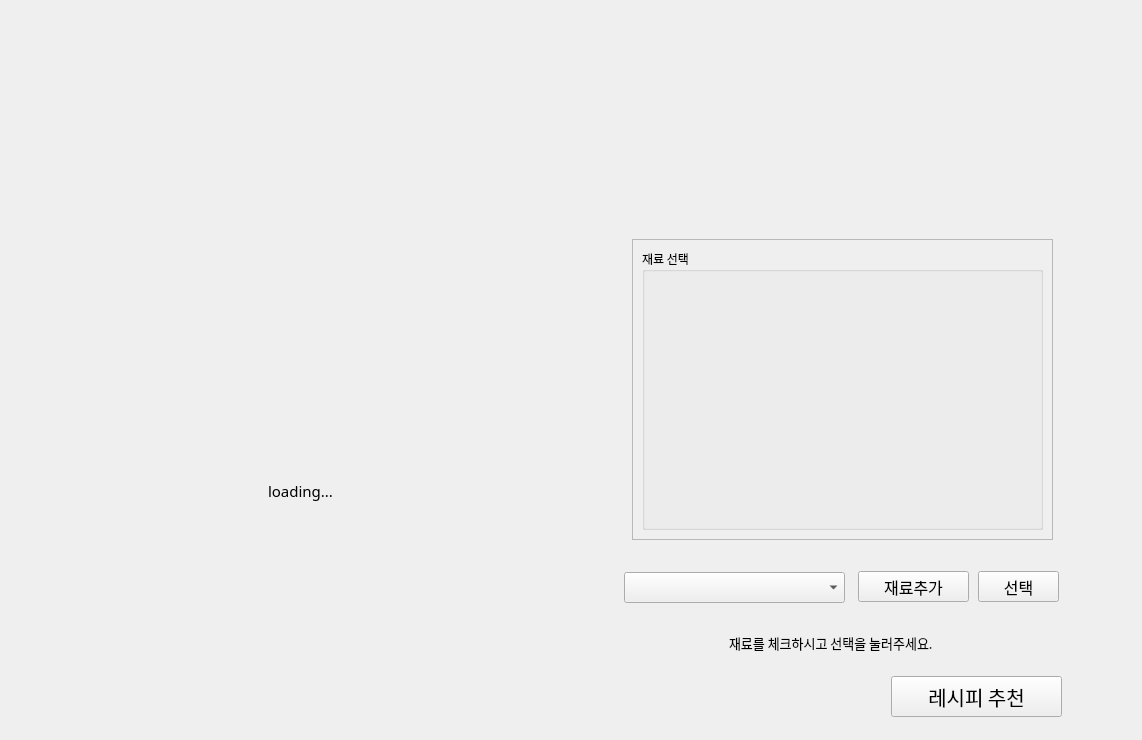
<?xml version="1.0" encoding="UTF-8"?>
<ui version="4.0">
 <class>Form</class>
 <widget class="QWidget" name="Form">
  <property name="geometry">
   <rect>
    <x>0</x>
    <y>0</y>
    <width>1142</width>
    <height>740</height>
   </rect>
  </property>
  <property name="windowTitle">
   <string>Form</string>
  </property>
  <widget class="QPushButton" name="btn_recipe">
   <property name="geometry">
    <rect>
     <x>891</x>
     <y>676</y>
     <width>171</width>
     <height>41</height>
    </rect>
   </property>
   <property name="font">
    <font>
     <family>배달의민족 도현</family>
     <pointsize>15</pointsize>
     <weight>50</weight>
     <bold>false</bold>
    </font>
   </property>
   <property name="text">
    <string>레시피 추천</string>
   </property>
  </widget>
  <widget class="QWidget" name="gridLayoutWidget">
   <property name="geometry">
    <rect>
     <x>80</x>
     <y>280</y>
     <width>441</width>
     <height>421</height>
    </rect>
   </property>
   <layout class="QGridLayout" name="gridLayout">
    <item row="0" column="0">
     <widget class="QLabel" name="lbl_image">
      <property name="sizePolicy">
       <sizepolicy hsizetype="Expanding" vsizetype="Expanding">
        <horstretch>0</horstretch>
        <verstretch>0</verstretch>
       </sizepolicy>
      </property>
      <property name="font">
       <font>
        <family>배달의민족 도현</family>
        <pointsize>11</pointsize>
       </font>
      </property>
      <property name="text">
       <string>loading...</string>
      </property>
      <property name="scaledContents">
       <bool>true</bool>
      </property>
      <property name="alignment">
       <set>Qt::AlignCenter</set>
      </property>
     </widget>
    </item>
   </layout>
  </widget>
  <widget class="QPushButton" name="btn_add">
   <property name="geometry">
    <rect>
     <x>858</x>
     <y>571</y>
     <width>111</width>
     <height>31</height>
    </rect>
   </property>
   <property name="font">
    <font>
     <family>배달의민족 도현</family>
     <pointsize>12</pointsize>
     <weight>50</weight>
     <bold>false</bold>
    </font>
   </property>
   <property name="text">
    <string>재료추가</string>
   </property>
  </widget>
  <widget class="QScrollArea" name="scrollArea">
   <property name="geometry">
    <rect>
     <x>632</x>
     <y>239</y>
     <width>421</width>
     <height>301</height>
    </rect>
   </property>
   <property name="widgetResizable">
    <bool>true</bool>
   </property>
   <widget class="QWidget" name="scrollAreaWidgetContents">
    <property name="geometry">
     <rect>
      <x>0</x>
      <y>0</y>
      <width>419</width>
      <height>299</height>
     </rect>
    </property>
    <layout class="QVBoxLayout" name="verticalLayout">
     <item>
      <widget class="QGroupBox" name="groupBox">
       <property name="font">
        <font>
         <family>배달의민족 도현</family>
        </font>
       </property>
       <property name="title">
        <string>재료 선택</string>
       </property>
       <layout class="QFormLayout" name="formLayout_2">
        <item row="0" column="0">
         <layout class="QFormLayout" name="formLayout"/>
        </item>
       </layout>
      </widget>
     </item>
    </layout>
   </widget>
  </widget>
  <widget class="QPushButton" name="btn_select">
   <property name="geometry">
    <rect>
     <x>978</x>
     <y>571</y>
     <width>81</width>
     <height>31</height>
    </rect>
   </property>
   <property name="font">
    <font>
     <family>배달의민족 도현</family>
     <pointsize>12</pointsize>
     <weight>50</weight>
     <bold>false</bold>
    </font>
   </property>
   <property name="text">
    <string>선택</string>
   </property>
  </widget>
  <widget class="QLabel" name="lbl_out">
   <property name="geometry">
    <rect>
     <x>729</x>
     <y>632</y>
     <width>331</width>
     <height>21</height>
    </rect>
   </property>
   <property name="font">
    <font>
     <family>배달의민족 도현</family>
     <pointsize>10</pointsize>
    </font>
   </property>
   <property name="text">
    <string>재료를 체크하시고 선택을 눌러주세요.</string>
   </property>
  </widget>
  <widget class="QComboBox" name="cb_jaeryo">
   <property name="geometry">
    <rect>
     <x>624</x>
     <y>572</y>
     <width>221</width>
     <height>31</height>
    </rect>
   </property>
   <property name="font">
    <font>
     <family>배달의민족 도현</family>
     <weight>50</weight>
     <bold>false</bold>
    </font>
   </property>
  </widget>
  <widget class="QLabel" name="label">
   <property name="geometry">
    <rect>
     <x>0</x>
     <y>-1</y>
     <width>1141</width>
     <height>751</height>
    </rect>
   </property>
   <property name="text">
    <string/>
   </property>
   <property name="pixmap">
    <pixmap>real_bg.png</pixmap>
   </property>
   <property name="scaledContents">
    <bool>true</bool>
   </property>
  </widget>
  <zorder>label</zorder>
  <zorder>btn_recipe</zorder>
  <zorder>gridLayoutWidget</zorder>
  <zorder>btn_add</zorder>
  <zorder>scrollArea</zorder>
  <zorder>btn_select</zorder>
  <zorder>lbl_out</zorder>
  <zorder>cb_jaeryo</zorder>
 </widget>
 <resources/>
 <connections/>
</ui>
